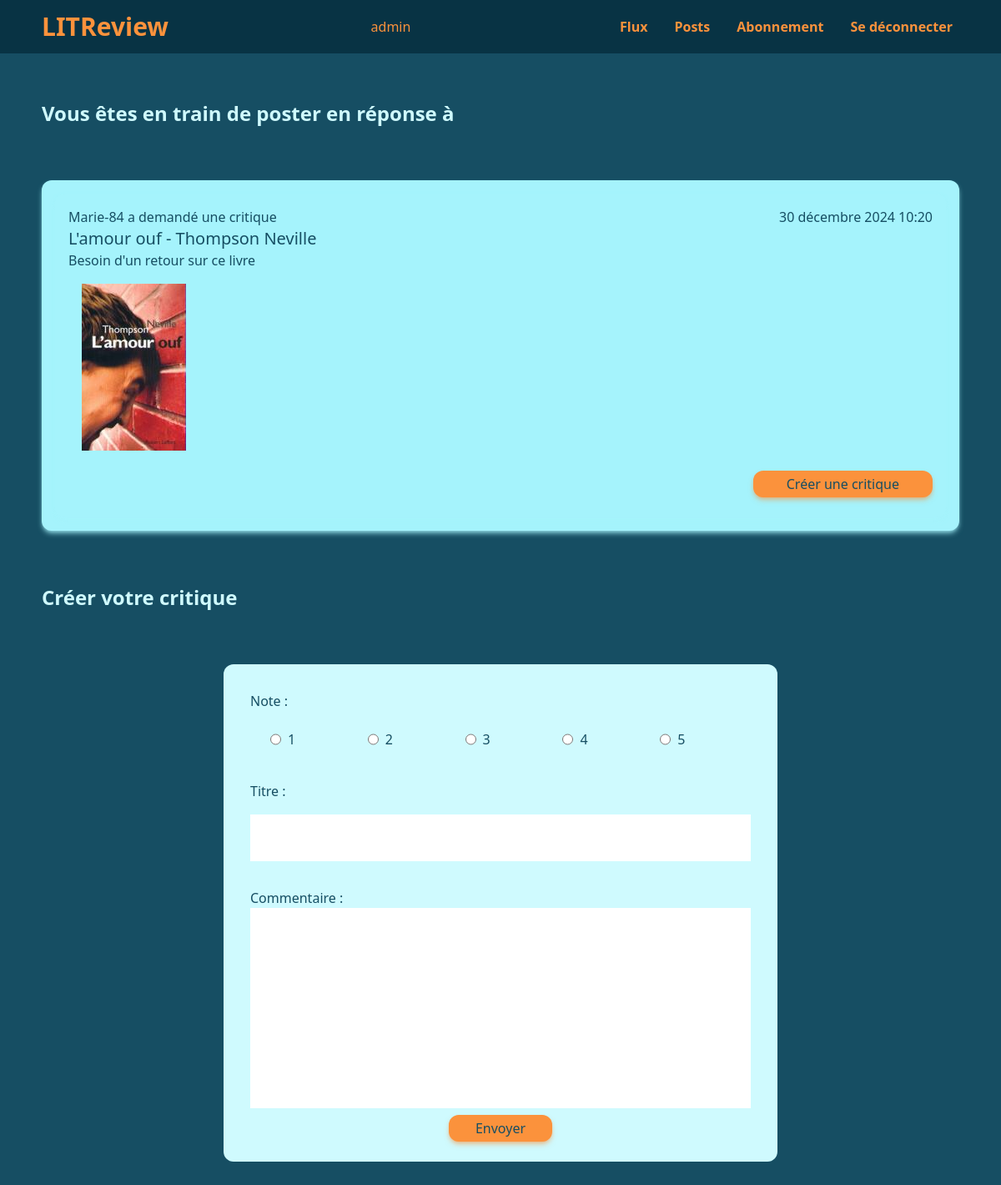
Screenshot of /review/ticket/9/response/ (signed in) with the database file from the repository.
### authentication/models.py (models this page shows, shortened)
class User(AbstractBaseUser, PermissionsMixin):
    username = models.CharField(max_length=20, unique=True)
    is_active = models.BooleanField(default=True)
    is_superuser = models.BooleanField(default=False)
    is_staff = models.BooleanField(default=False)
    date_joined = models.DateTimeField(default=timezone.now)
    last_login = models.DateTimeField(blank=True, null=True)
    objects = CustomUserManager()
    USERNAME_FIELD = 'username'
    REQUIRED_FIELDS = []

### review/models.py (models this page shows, shortened)
class Ticket(models.Model):
    title = models.CharField(max_length=128)
    description = models.CharField(max_length=2048, blank=True)
    user = models.ForeignKey(to=settings.AUTH_USER_MODEL, on_delete=models.CASCADE)
    image = models.ImageField(null=True, blank=True)
    time_created = models.DateTimeField(auto_now_add=True)
    response = models.BooleanField(default=False)

### review/views.py (the view, shortened to what this page needs)
# urls.py: path('ticket/<int:id>/response/', views.ResponseToTicketView.as_view(), name='ticket_response'),
class ResponseToTicketView(LoginRequiredMixin, View):
    ticket_template = 'review/ticket_response.html'
    review_form_class = forms.ReviewFrom
    ticket_class = models.Ticket
    def get(self, request, id):
        ticket = get_object_or_404(self.ticket_class, id=id)
        form = self.review_form_class()
        return render(request, self.ticket_template, context={'form': form, 'post': ticket})

### review/forms.py
class ReviewFrom(forms.ModelForm):
    RATING_CHOICES = ((1, '1'), (2, '2'), (3, '3'), (4, '4'), (5, '5'))
    rating = forms.TypedChoiceField(
        widget=forms.RadioSelect,
        choices=RATING_CHOICES,
        coerce=int
        )
    headline = forms.CharField(widget=forms.TextInput(attrs={'maxlength': 128}))
    body = forms.CharField(widget=forms.Textarea(attrs={'maxlength': 8192}))
    class Meta:
        model = models.Review
        fields = ['rating', 'headline', 'body']
    def __init__(self, *args, **kwargs):
        super().__init__(*args, **kwargs)
        self.fields['rating'].label = 'Note'
        self.fields['headline'].label = 'Titre'
        self.fields['body'].label = 'Commentaire'

### review/templates/review/ticket_response.html (shortened to what this page needs)
{% extends 'base.html' %}
{% block content %}
    <div class="flex items-center w-full h-40">
        <h2>Vous êtes en train de poster en réponse à</h2>
    </div>
    <div class="card-medium p-4 w-full">
        {% include 'review/partials/ticket_snippet.html' %}
    </div>
    <div class="flex items-center w-full h-40">
        <h2>Créer votre critique</h2>
    </div>
    <form action="" method="post" class="form-post mb-6 p-6">
        {{ form }}
        <button type="submit" class="btn px-8 py-1">Envoyer</button>
    </form>
{% endblock %}

### templates/base.html (shortened to what this page needs)
<!DOCTYPE html>
<html lang="en">
<head>
    <link rel="stylesheet" href="/static/css/output.css">
</head>
<body class="bg-cyan-900">
    <div class="relative">
        <nav class="flex justify-center fixed top-0 left-0 right-0  h-16 bg-cyan-950 w-full" >
            <div class="nav-text flex justify-between items-center xl:w-2/3 lg:w-11/12">
                <h1>LITReview</h1>
                {% if user.is_authenticated %}
                <p>{{ user }}</p>
                <ul class="flex gap-4">
                    <li>
                        <a href="{% url 'flux' %}" class="nav-hover px-2 font-bold">Flux</a>
                    </li>
                    <li>
                        <a href="{% url 'posts' %}" class="nav-hover px-2 font-bold">Posts</a>
                    </li>
                    <li>
                        <a href="{% url 'follows' %}" class="nav-hover px-2 font-bold">Abonnement</a>
                    </li>
                    <li>
                        <a href="{% url 'logout' %}" class="nav-hover px-2 font-bold">Se déconnecter</a>
                    </li>
                </ul>
                {% endif %}
            </div>
        </nav>
    </div>
    <section class="flex justify-center w-full mt-14 mb-6 text-cyan-900">
        <div class="flex flex-col items-center xl:w-2/3 lg:w-11/12 w-full">
            {% block content %}{% endblock %}
        </div>
    </section>
</body>
</html>

### review/templates/review/partials/ticket_snippet.html
{% load tz %}
<div class="card-medium p-4">
    <div class="flex justify-between">
        <div>
            {% if post.user == user %}
            <p>Vous avez demandé une critique</p>
            {% else %}
            <p>{{ post.user }} a demandé une critique</p>
            {% endif %}
            <p class="text-xl">{{ post.title }}</p>
            <p>{{ post.description }}</p>
        </div>
        <p>{{ post.time_created|timezone:"Europe/Paris" }}</p>
    </div>
    {% if post.image %}
    <img src="{{ post.image.url }}" class="p-4">
    {% endif %}
    {% if not post.response %}
    <div class="flex justify-end items-center h-12 w-full">
        <a href="{% url 'ticket_response' id=post.id %}" class="btn px-10 py-1">Créer une critique</a>
    </div>
    {% endif %}
</div>

### rows the page displays
User: username "admin"
Ticket: user "Marie-84", title "L'amour ouf - Thompson Neville", description "Besoin d'un retour sur ce livre", time_created "30 décembre 2024 10:20", image (picture)
